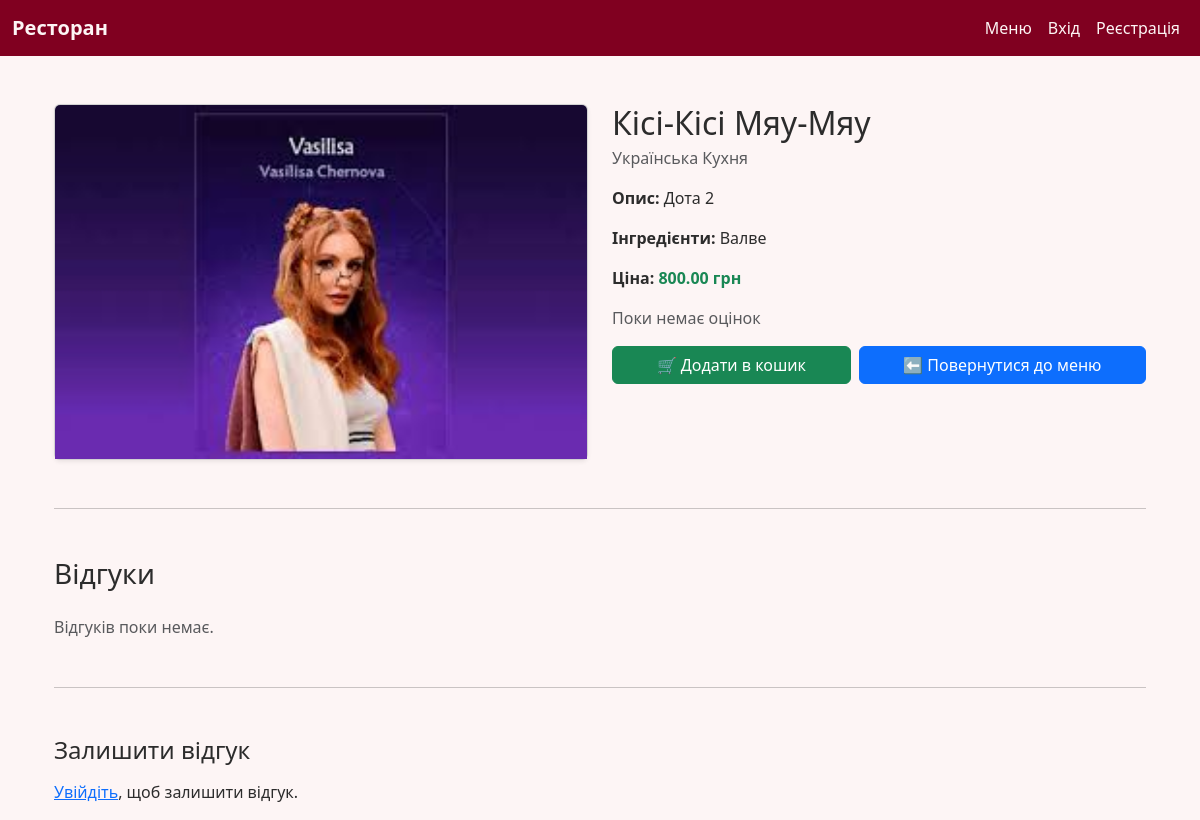
Page /dish/7/ on the earlier database version.
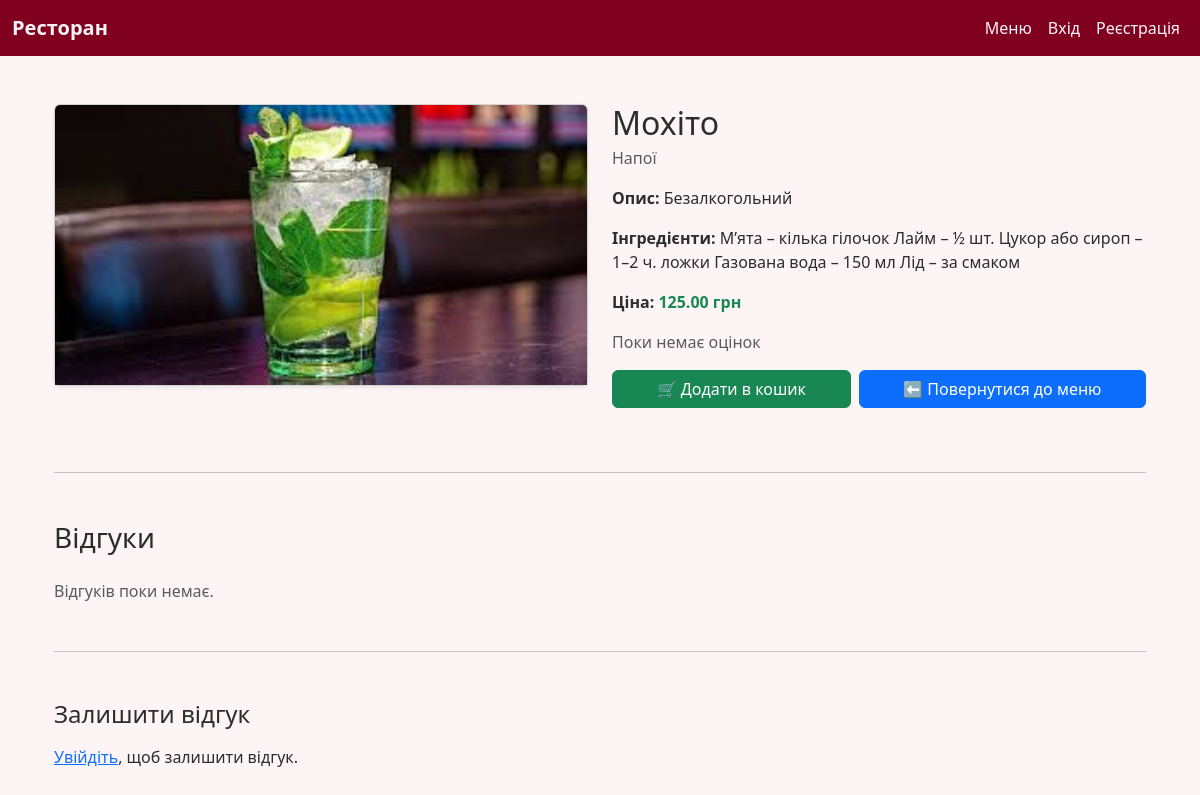
Same page on the later database version.
### restaurant_application/models.py (models this page shows, shortened)
class Dish(models.Model):
    name = models.CharField(max_length=200, verbose_name="Назва")
    category = models.ForeignKey(Category, on_delete=models.CASCADE, verbose_name="Категорія")
    description = models.TextField(verbose_name="Опис")
    ingredients = models.TextField(verbose_name="Інгредієнти")
    price = models.DecimalField(max_digits=6, decimal_places=2, verbose_name="Ціна")
    image = models.ImageField(upload_to='dishes/', blank=True, null=True, verbose_name="Зображення")
    available = models.BooleanField(default=True, verbose_name="Доступна")
    @property
    def average_rating(self):
        reviews = self.reviews.all()
        if reviews.exists():
            avg = sum(r.rating for r in reviews) / reviews.count()
            return round(avg, 1)
        return None

class Category(models.Model):
    name = models.CharField(max_length=100, verbose_name="Категорія")

### restaurant_application/views.py (the view)
# urls.py: path("dish/<int:dish_id>/", views.dish_detail, name="dish_detail"),
def dish_detail(request, dish_id):
    dish = get_object_or_404(Dish, id=dish_id)
    reviews = dish.reviews.all().order_by("-created_at")
    if request.method == "POST":
        if request.user.is_authenticated:
            form = ReviewForm(request.POST)
            if form.is_valid():
                review = form.save(commit=False)
                review.dish = dish
                review.user = request.user
                review.save()
                return redirect("dish_detail", dish_id=dish.id)
        else:
            return redirect("login")
    else:
        form = ReviewForm()
    return render(request, "restaurant_application/dish_detail.html", {
        "dish": dish,
        "reviews": reviews,
        "form": form,
    })

### templates/restaurant_application/dish_detail.html (shortened to what this page needs)
{% extends "base.html" %}
{% block content %}
<div class="container mt-5">
    <div class="row">
        <div class="col-md-6">
            <div class="card shadow-sm">
                {% if dish.image %}
                    <img src="{{ dish.image.url }}" class="card-img-top" alt="{{ dish.name }}">
                {% else %}
                    <img src="https://via.placeholder.com/500x300" class="card-img-top" alt="Немає фото">
                {% endif %}
            </div>
        </div>
        <div class="col-md-6">
            <h2 class="mb-1">{{ dish.name }}</h2>
            <p class="text-muted mb-3">{{ dish.category.name }}</p>
            <p><strong>Опис:</strong> {{ dish.description }}</p>
            <p><strong>Інгредієнти:</strong> {{ dish.ingredients }}</p>
            <p><strong>Ціна:</strong> <span class="text-success fw-bold">{{ dish.price }} грн</span></p>
            {% if dish.average_rating %}
                <p><strong>Середній рейтинг:</strong> ⭐ {{ dish.average_rating }}</p>
            {% else %}
                <p class="text-muted">Поки немає оцінок</p>
            {% endif %}
            <div class="d-flex gap-2 my-3">
                {% if dish.available %}
                    <a href="{% url 'add_to_cart' dish.id %}" class="btn btn-success flex-fill">
                        🛒 Додати в кошик
                    </a>
                {% else %}
                    <button class="btn btn-secondary flex-fill" disabled>Немає в наявності</button>
                {% endif %}
                <a href="{% url 'menu' %}" class="btn btn-primary flex-fill">⬅ Повернутися до меню</a>
            </div>
        </div>
    </div>
    <hr class="my-5">
    <div class="reviews">
        <h3 class="mb-4">Відгуки</h3>
        {% for review in reviews %}
            <div class="card mb-3 shadow-sm">
                <div class="card-body">
                    <div class="d-flex justify-content-between align-items-center">
                        <div>
                            <strong>{{ review.user.username }}</strong>
                            <div>Оцінка: ⭐ {{ review.rating }}</div>
                        </div>
                        <small class="text-muted">{{ review.created_at|date:"d.m.Y H:i" }}</small>
                    </div>
                    <p class="mt-2 mb-0">{{ review.comment }}</p>
                    {% if user.is_staff %}
                        <form method="post" action="{% url 'delete_review' review.id %}" class="mt-2" onsubmit="return confirm('Ви впевнені, що хочете видалити відгук?');">
                            {% csrf_token %}
                            <button type="submit" class="btn btn-sm btn-danger">🗑 Видалити</button>
                        </form>
                    {% endif %}
                </div>
            </div>
        {% empty %}
            <p class="text-muted">Відгуків поки немає.</p>
        {% endfor %}
    </div>
    <hr class="my-5">
    <div class="leave-review">
        <h4 class="mb-3">Залишити відгук</h4>
        {% if user.is_authenticated %}
            <form method="post">
                {% csrf_token %}
                <div class="mb-3">
                    <label for="comment" class="form-label">Ваш відгук:</label>
                    <textarea name="comment" id="comment" rows="3" class="form-control" required></textarea>
                </div>
                <div class="mb-3">
                    <label class="form-label d-block">Оцінка:</label>
                    <div class="rating-buttons">
                        {% for i in "12345" %}
                            <input type="radio" id="rate{{ i }}" name="rating" value="{{ i }}" required>
                            <label for="rate{{ i }}">{{ i }}</label>
                        {% endfor %}
                    </div>
                </div>
                <button type="submit" class="btn btn-primary">Надіслати</button>
            </form>
        {% else %}
            <p><a href="{% url 'login' %}">Увійдіть</a>, щоб залишити відгук.</p>
        {% endif %}
    </div>
</div>
{% endblock %}

Differences in the rows shown:
changed Dish: image: a different picture; name "Кісі-Кісі Мяу-Мяу" → "Мохіто"; category.name "Українська Кухня" → "Напої"; description "Дота 2" → "Безалкогольний"; ingredients "Валве" → "М’ята – кілька гілочок Лайм – ½ шт. Цукор або сироп – 1–2 ч. ложки Газована вода – 150 мл Лід – за смаком"; price "800.00" → "125.00"
